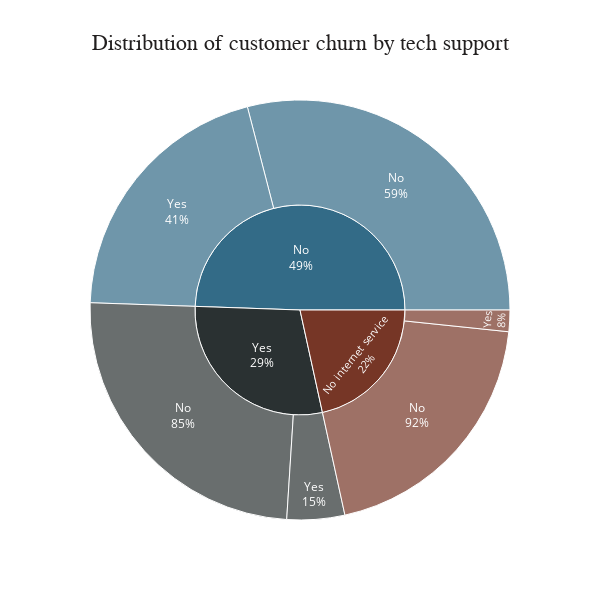

Here is the notebook cell this chart was saved with:
### Code cell
fig = px.sunburst(t_supp, path = ['TechSupport', 'Churn'], values = 'count', color = 'TechSupport', title = 'Distribution of customer churn by tech support',
                 color_discrete_map = {'No': '#336B87', 'Yes': '#2A3132', 'No internet service': '#763626'},
                 width = 600, height = 600)

fig.update_layout(plot_bgcolor = 'white', title_font_family = 'Calibri Black', title_font_color = '#221f1f', title_font_size = 22, title_x = 0.5)

fig.update_traces(textinfo = 'label + percent parent')
                  
fig.show()

### Figure 1 — Plotly figure (JSON) as saved in the notebook; plotly's stock layout.template omitted (floating-point values rounded to 4 significant figures)
{"data": [{"branchvalues": "total", "customdata": [["No"], ["No internet service"], ["Yes"], ["No"], ["No internet service"], ["Yes"], ["No"], ["No internet service"], ["Yes"]], "domain": {"x": [0, 1], "y": [0, 1]}, "hovertemplate": "labels=%{label}<br>count=%{value}<br>parent=%{parent}<br>id=%{id}<br>TechSupport=%{customdata[0]}<extra></extra>", "ids": ["No/No", "No internet service/No", "Yes/No", "No/Yes", "No internet service/Yes", "Yes/Yes", "No", "No internet service", "Yes"], "labels": ["No", "No", "No", "Yes", "Yes", "Yes", "No", "No internet service", "Yes"], "marker": {"colors": ["#336B87", "#763626", "#2A3132", "#336B87", "#763626", "#2A3132", "#336B87", "#763626", "#2A3132"]}, "name": "", "parents": ["No", "No internet service", "Yes", "No", "No internet service", "Yes", "", "", ""], "textinfo": "label+percent parent", "type": "sunburst", "values": [1738, 1192, 1469, 1222, 99, 266, 2960, 1291, 1735]}], "layout": {"height": 600, "legend": {"tracegroupgap": 0}, "plot_bgcolor": "white", "title": {"font": {"color": "#221f1f", "family": "Calibri Black", "size": 22}, "text": "Distribution of customer churn by tech support", "x": 0.5}, "width": 600}}
